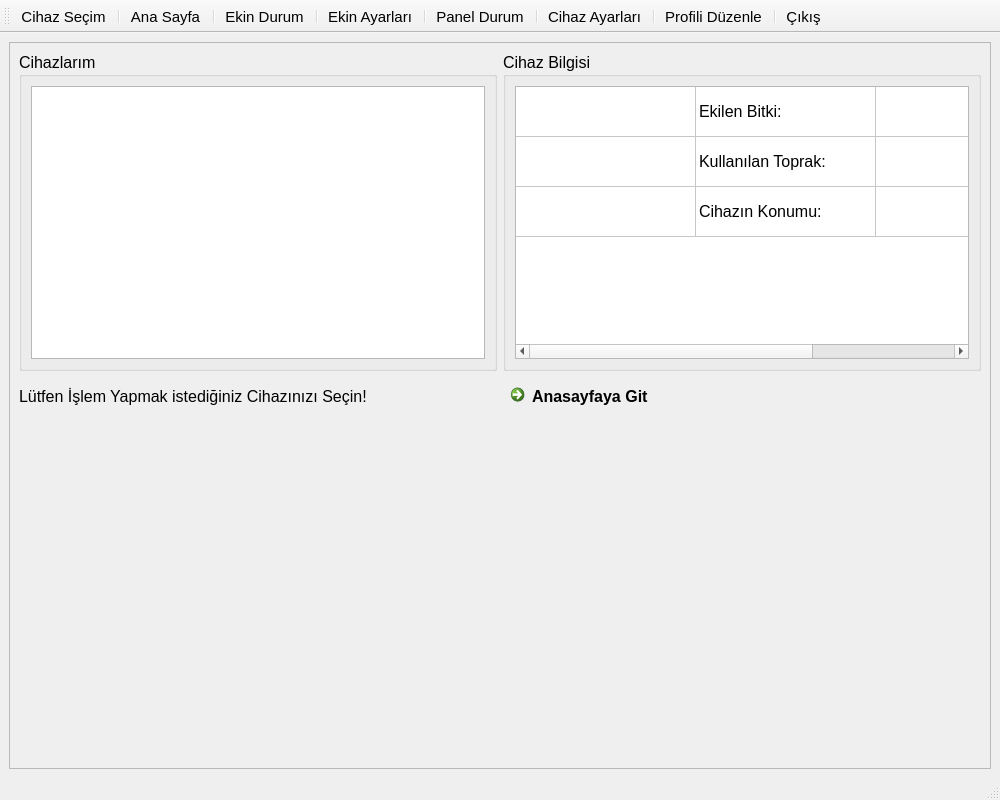
<?xml version="1.0" encoding="UTF-8"?>
<ui version="4.0">
 <class>AktarsisMainWindow</class>
 <widget class="QMainWindow" name="AktarsisMainWindow">
  <property name="geometry">
   <rect>
    <x>0</x>
    <y>0</y>
    <width>1000</width>
    <height>800</height>
   </rect>
  </property>
  <property name="windowTitle">
   <string>AKTARSİS</string>
  </property>
  <property name="windowIcon">
   <iconset resource="aktarsis_icons.qrc">
    <normaloff>:/icons/aktarsis_ikonlar/aktarsis_logo.png</normaloff>:/icons/aktarsis_ikonlar/aktarsis_logo.png</iconset>
  </property>
  <property name="iconSize">
   <size>
    <width>35</width>
    <height>35</height>
   </size>
  </property>
  <widget class="QWidget" name="centralwidget_dch">
   <layout class="QHBoxLayout" name="horizontalLayout">
    <item>
     <widget class="QFrame" name="frame_dch">
      <property name="font">
       <font>
        <pointsize>12</pointsize>
       </font>
      </property>
      <property name="frameShape">
       <enum>QFrame::StyledPanel</enum>
      </property>
      <property name="frameShadow">
       <enum>QFrame::Raised</enum>
      </property>
      <layout class="QHBoxLayout" name="horizontalLayout_2">
       <item>
        <layout class="QGridLayout" name="gridLayout_dch">
         <item row="0" column="1">
          <widget class="QGroupBox" name="groupBox_dch_2">
           <property name="title">
            <string>Cihaz Bilgisi</string>
           </property>
           <layout class="QHBoxLayout" name="horizontalLayout_4">
            <item>
             <widget class="QTableWidget" name="tableWidget_dch">
              <property name="font">
               <font>
                <pointsize>12</pointsize>
               </font>
              </property>
              <property name="iconSize">
               <size>
                <width>40</width>
                <height>40</height>
               </size>
              </property>
              <property name="textElideMode">
               <enum>Qt::ElideLeft</enum>
              </property>
              <property name="gridStyle">
               <enum>Qt::SolidLine</enum>
              </property>
              <property name="sortingEnabled">
               <bool>false</bool>
              </property>
              <attribute name="horizontalHeaderVisible">
               <bool>false</bool>
              </attribute>
              <attribute name="horizontalHeaderDefaultSectionSize">
               <number>180</number>
              </attribute>
              <attribute name="horizontalHeaderMinimumSectionSize">
               <number>40</number>
              </attribute>
              <attribute name="verticalHeaderVisible">
               <bool>false</bool>
              </attribute>
              <attribute name="verticalHeaderCascadingSectionResizes">
               <bool>false</bool>
              </attribute>
              <attribute name="verticalHeaderDefaultSectionSize">
               <number>50</number>
              </attribute>
              <attribute name="verticalHeaderMinimumSectionSize">
               <number>50</number>
              </attribute>
              <row>
               <property name="text">
                <string>bitki</string>
               </property>
              </row>
              <row>
               <property name="text">
                <string>toprak</string>
               </property>
              </row>
              <row>
               <property name="text">
                <string>konum</string>
               </property>
              </row>
              <column>
               <property name="text">
                <string>ikon</string>
               </property>
              </column>
              <column>
               <property name="text">
                <string>istenen_bilgi</string>
               </property>
              </column>
              <column>
               <property name="text">
                <string>gelen_bilgi</string>
               </property>
              </column>
              <item row="0" column="0">
               <property name="text">
                <string/>
               </property>
               <property name="font">
                <font>
                 <pointsize>12</pointsize>
                </font>
               </property>
               <property name="icon">
                <iconset resource="aktarsis_icons.qrc">
                 <normaloff>:/icons/aktarsis_ikonlar/plant.png</normaloff>:/icons/aktarsis_ikonlar/plant.png</iconset>
               </property>
              </item>
              <item row="0" column="1">
               <property name="text">
                <string>Ekilen Bitki:</string>
               </property>
              </item>
              <item row="0" column="2">
               <property name="text">
                <string/>
               </property>
               <property name="textAlignment">
                <set>AlignLeading|AlignVCenter</set>
               </property>
              </item>
              <item row="1" column="0">
               <property name="text">
                <string/>
               </property>
               <property name="font">
                <font>
                 <pointsize>12</pointsize>
                </font>
               </property>
               <property name="icon">
                <iconset resource="aktarsis_icons.qrc">
                 <normaloff>:/icons/aktarsis_ikonlar/soil.png</normaloff>:/icons/aktarsis_ikonlar/soil.png</iconset>
               </property>
              </item>
              <item row="1" column="1">
               <property name="text">
                <string>Kullanılan Toprak:</string>
               </property>
              </item>
              <item row="2" column="0">
               <property name="text">
                <string/>
               </property>
               <property name="font">
                <font>
                 <pointsize>12</pointsize>
                </font>
               </property>
               <property name="icon">
                <iconset resource="aktarsis_icons.qrc">
                 <normaloff>:/icons/aktarsis_ikonlar/map.png</normaloff>:/icons/aktarsis_ikonlar/map.png</iconset>
               </property>
              </item>
              <item row="2" column="1">
               <property name="text">
                <string>Cihazın Konumu:</string>
               </property>
              </item>
             </widget>
            </item>
           </layout>
          </widget>
         </item>
         <item row="0" column="0">
          <widget class="QGroupBox" name="groupBox_dch">
           <property name="title">
            <string>Cihazlarım</string>
           </property>
           <layout class="QHBoxLayout" name="horizontalLayout_3">
            <item>
             <widget class="QListWidget" name="listWidget_dch"/>
            </item>
           </layout>
          </widget>
         </item>
         <item row="2" column="1">
          <widget class="QCommandLinkButton" name="commandLinkButton_dch">
           <property name="text">
            <string>Anasayfaya Git</string>
           </property>
           <property name="icon">
            <iconset resource="aktarsis_icons.qrc">
             <normaloff>:/icons/aktarsis_ikonlar/homepage.png</normaloff>:/icons/aktarsis_ikonlar/homepage.png</iconset>
           </property>
          </widget>
         </item>
         <item row="4" column="0">
          <spacer name="verticalSpacer_dch">
           <property name="orientation">
            <enum>Qt::Vertical</enum>
           </property>
           <property name="sizeHint" stdset="0">
            <size>
             <width>20</width>
             <height>40</height>
            </size>
           </property>
          </spacer>
         </item>
         <item row="3" column="1">
          <widget class="QLabel" name="label_dch_2">
           <property name="text">
            <string/>
           </property>
          </widget>
         </item>
         <item row="2" column="0">
          <widget class="QLabel" name="label_dch">
           <property name="text">
            <string>Lütfen İşlem Yapmak istediğiniz Cihazınızı Seçin!</string>
           </property>
          </widget>
         </item>
        </layout>
       </item>
      </layout>
     </widget>
    </item>
   </layout>
  </widget>
  <widget class="QStatusBar" name="statusbar"/>
  <widget class="QToolBar" name="toolBar">
   <property name="font">
    <font>
     <pointsize>11</pointsize>
    </font>
   </property>
   <property name="windowTitle">
    <string>toolBar</string>
   </property>
   <property name="toolButtonStyle">
    <enum>Qt::ToolButtonTextUnderIcon</enum>
   </property>
   <attribute name="toolBarArea">
    <enum>TopToolBarArea</enum>
   </attribute>
   <attribute name="toolBarBreak">
    <bool>false</bool>
   </attribute>
   <addaction name="actionDevice"/>
   <addaction name="separator"/>
   <addaction name="actionHomePage"/>
   <addaction name="separator"/>
   <addaction name="actionPlant"/>
   <addaction name="separator"/>
   <addaction name="actionSetPlant"/>
   <addaction name="separator"/>
   <addaction name="actionSolarPanel"/>
   <addaction name="separator"/>
   <addaction name="actionSetDevice"/>
   <addaction name="separator"/>
   <addaction name="actionEditUser"/>
   <addaction name="separator"/>
   <addaction name="actionLogout"/>
  </widget>
  <action name="actionDevice">
   <property name="icon">
    <iconset resource="aktarsis_icons.qrc">
     <normaloff>:/icons/aktarsis_ikonlar/device.png</normaloff>:/icons/aktarsis_ikonlar/device.png</iconset>
   </property>
   <property name="text">
    <string>Cihaz Seçim</string>
   </property>
  </action>
  <action name="actionHomePage">
   <property name="icon">
    <iconset resource="aktarsis_icons.qrc">
     <normaloff>:/icons/aktarsis_ikonlar/homepage.png</normaloff>:/icons/aktarsis_ikonlar/homepage.png</iconset>
   </property>
   <property name="text">
    <string>Ana Sayfa</string>
   </property>
  </action>
  <action name="actionSetDevice">
   <property name="icon">
    <iconset resource="aktarsis_icons.qrc">
     <normaloff>:/icons/aktarsis_ikonlar/sprout.png</normaloff>:/icons/aktarsis_ikonlar/sprout.png</iconset>
   </property>
   <property name="text">
    <string>Cihaz Ayarları</string>
   </property>
  </action>
  <action name="actionPlant">
   <property name="icon">
    <iconset resource="aktarsis_icons.qrc">
     <normaloff>:/icons/aktarsis_ikonlar/computer.png</normaloff>:/icons/aktarsis_ikonlar/computer.png</iconset>
   </property>
   <property name="text">
    <string>Ekin Durum</string>
   </property>
  </action>
  <action name="actionLogout">
   <property name="icon">
    <iconset resource="aktarsis_icons.qrc">
     <normaloff>:/icons/aktarsis_ikonlar/logout-256.png</normaloff>:/icons/aktarsis_ikonlar/logout-256.png</iconset>
   </property>
   <property name="text">
    <string>Çıkış</string>
   </property>
  </action>
  <action name="actionSolarPanel">
   <property name="icon">
    <iconset resource="aktarsis_icons.qrc">
     <normaloff>:/icons/aktarsis_ikonlar/solar-energy.png</normaloff>:/icons/aktarsis_ikonlar/solar-energy.png</iconset>
   </property>
   <property name="text">
    <string>Panel Durum</string>
   </property>
  </action>
  <action name="actionSetPlant">
   <property name="icon">
    <iconset resource="aktarsis_icons.qrc">
     <normaloff>:/icons/aktarsis_ikonlar/smart-farm-info.png</normaloff>:/icons/aktarsis_ikonlar/smart-farm-info.png</iconset>
   </property>
   <property name="text">
    <string>Ekin Ayarları</string>
   </property>
  </action>
  <action name="actionEditUser">
   <property name="icon">
    <iconset resource="aktarsis_icons.qrc">
     <normaloff>:/icons/aktarsis_ikonlar/edit-user-256.png</normaloff>:/icons/aktarsis_ikonlar/edit-user-256.png</iconset>
   </property>
   <property name="text">
    <string>Profili Düzenle</string>
   </property>
  </action>
 </widget>
 <tabstops>
  <tabstop>listWidget_dch</tabstop>
  <tabstop>tableWidget_dch</tabstop>
  <tabstop>commandLinkButton_dch</tabstop>
 </tabstops>
 <resources>
  <include location="aktarsis_icons.qrc"/>
 </resources>
 <connections/>
</ui>
